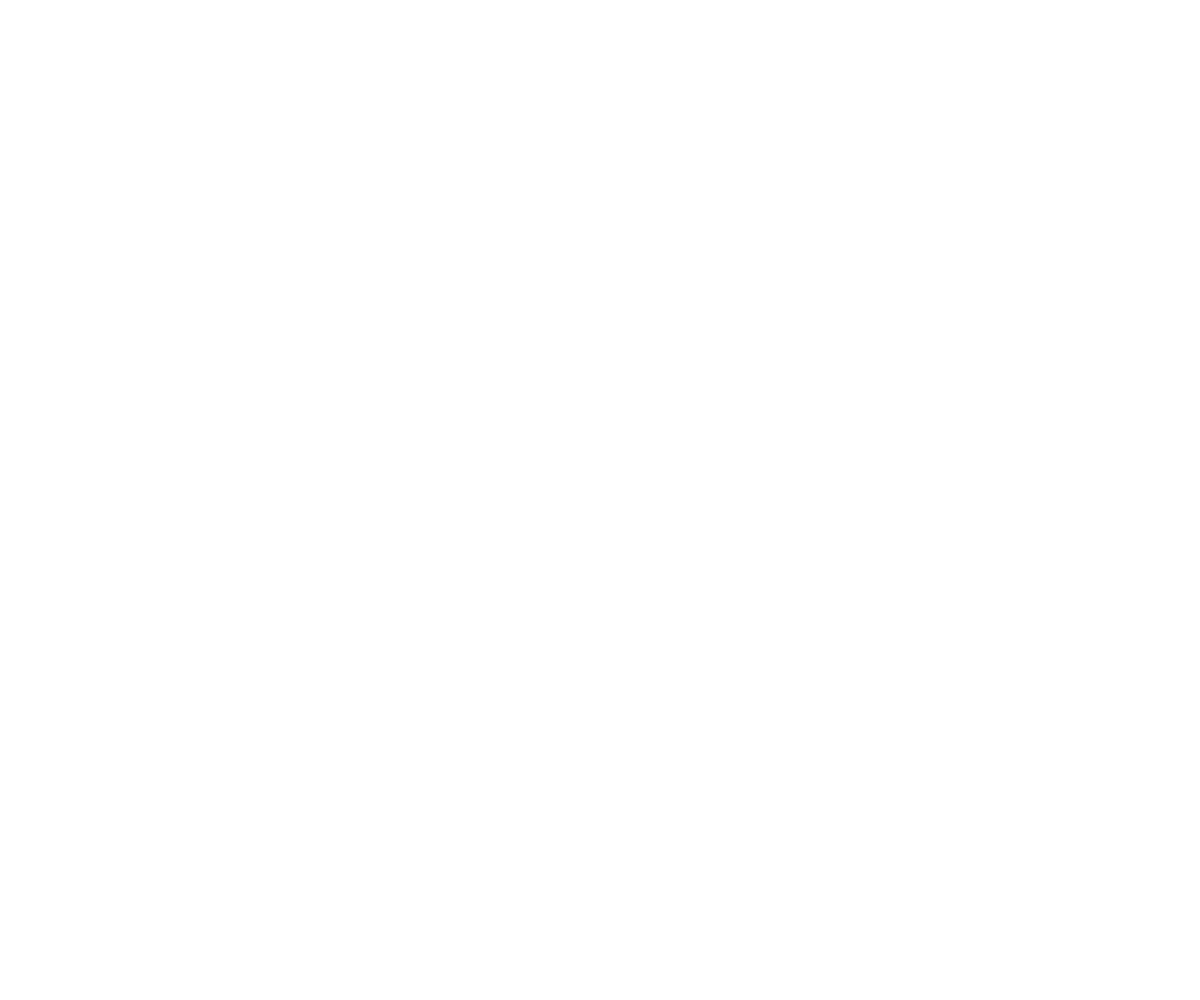
Frame 1 (no input)
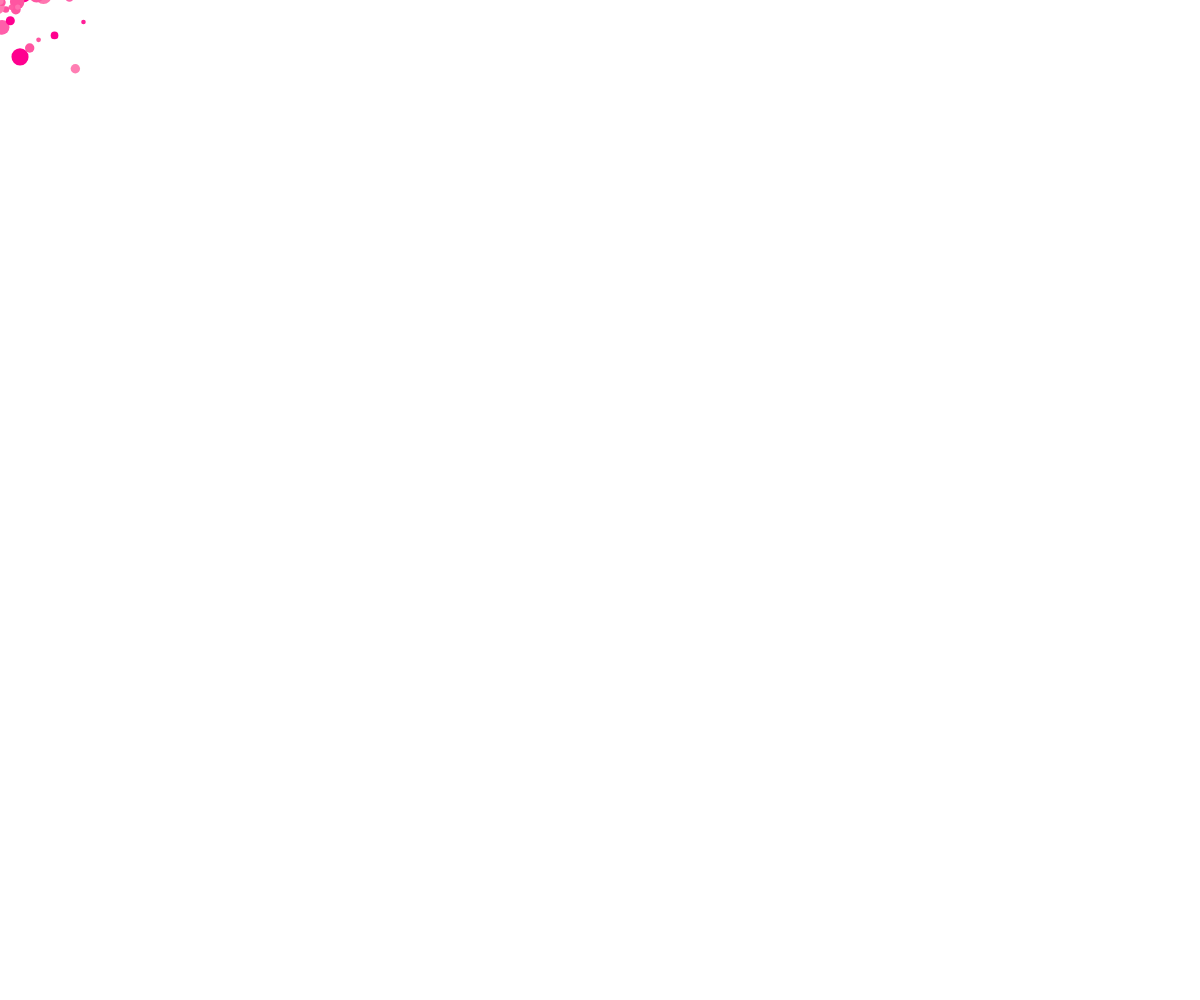
Frame 60 (no input)
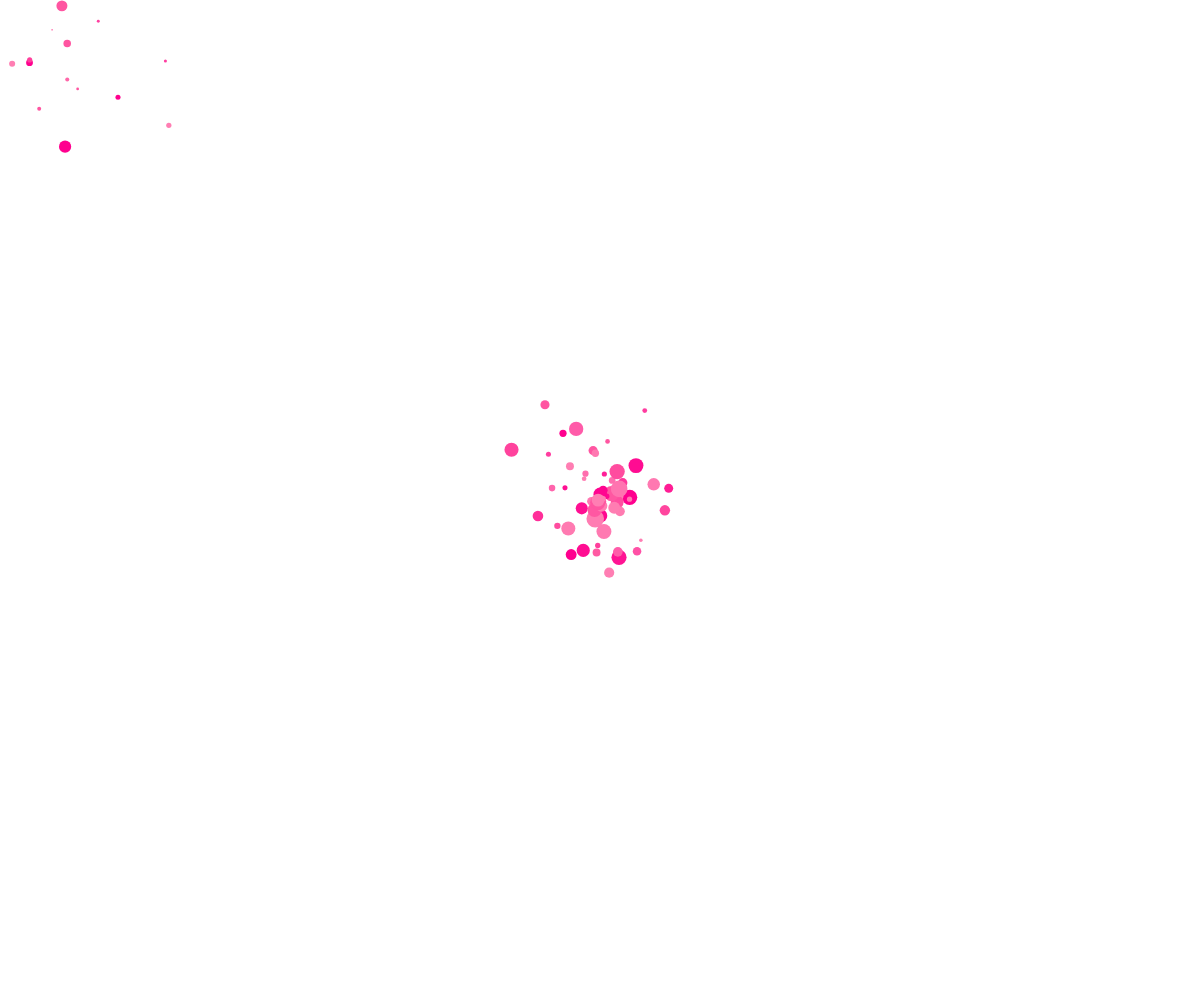
Frame 120 (the mouse pressed at the canvas centre since frame 60)

The p5.js sketch that drew these frames (run headless with seeded random() and noise() and a simulated clock; from frame 60 on, the mouse is pressed at the canvas centre):

// p5.js sketch
// ── sketch.js
let sp = [];
let estaMoviendo = false;
let stopTimer;

function setup() {
    
    let cnv = createCanvas(windowWidth, windowHeight);
    cnv.position(0, 0);
    cnv.style("z-index", "-1");   
    cnv.style("position", "fixed");

    angleMode(DEGREES);
}

function draw(){
    clear(); 

    for(const [index, particula] of sp.entries()) {
        particula.update(estaMoviendo);
        particula.display();

        if(particula.estaMuerta){
            sp.splice(index, 1);
        }
    }

    
    sp.push(new Particula(mouseX, mouseY));
}

function mouseClicked(){
    let cantidad = 40;

    for(let i = 0; i < cantidad; i++){
        let np = new Particula(mouseX, mouseY);
        np.vel = p5.Vector.random2D();
        np.vel.setMag(random(2, 6));
        sp.push(np);
    }
}

function mouseMoved(){
    estaMoviendo = true;

    clearTimeout(stopTimer);
    stopTimer = setTimeout(() => {
        estaMoviendo = false;
    }, 100);
}

function windowResized() {
    resizeCanvas(windowWidth, windowHeight);
}
// ── particula.js
class Particula {
    constructor(_x, _y){
        this.pos = createVector(_x, _y);

        this.vel = p5.Vector.random2D();
        this.vel.setMag(random(0.5, 2));

        this.tVida = int(random(100, 300));
        this.tVidaInicial = this.tVida;
        this.estaMuerta = false;

        this.diam = random (5, 20);

        this.velAngular = random(0.01, 0.2);

        this.paleta = [
            color ("#ff008f"),   
            color ("#ff55a1"),   
            color ("#ff7eb3")    
        ];

        this.colorInicio = random(this.paleta);
        this.colorFin    = random(this.paleta);
    }

    update(_estaMoviendo) {
        if(!this.estaMuerta) {
            if(_estaMoviendo) {
                this.vel.rotate(this.velAngular);
            }
        }

        this.pos.add(this.vel);
        this.velAngular = random(-0.2, 0.2);
        this.tVida -= 1;

        if(this.tVida <= 0){
            this.estaMuerta = true;
        }
    }

    display(){
        let progreso = map(this.tVida, this.tVidaInicial, 0, 1, 0);
        let c = lerpColor(this.colorInicio, this.colorFin, progreso);

        fill(c);
        noStroke();

        let diamFinal = map(this.tVida, this.tVidaInicial, 0, this.diam, 0);
        circle(this.pos.x, this.pos.y, diamFinal);
    }
}
// ── style.css
html{
    height: 100%;
    margin: 0;
    background: radial-gradient(
        circle at center,
        #ff4fb8 0%,
        #d5aeea 35%,
        #9fc7f5 70%,
        #7ff7ff 100%
    );
}


main{
    display: flex;
    justify-content: center;
    align-items: center;
    flex-flow: column;
    gap: 2rem;
    padding-top: 5rem;
    min-height: 80vh;
}

li a{
    margin-block: 0.5rem;
    display: inline-block;
    text-decoration: none;
    background-color: #7caee7;
    padding-inline: 1rem;
    padding-block: 0.7rem;
    border-radius: 5px;
    border: solid 1px #c2d8f0;
    transition: all 0.3s ease-in-out;
}

li a:hover{
    background-color: rgb(147, 121, 204);
    transform: scale(1.1) rotateZ(2deg)

}

ul{
    list-style: none;
}
.título h1{
    color: aliceblue;
    font-family: "Righteous", sans-serif;
    font-size: 4rem;
}

.nav a{
    color: rgb(250, 250, 250);
}
